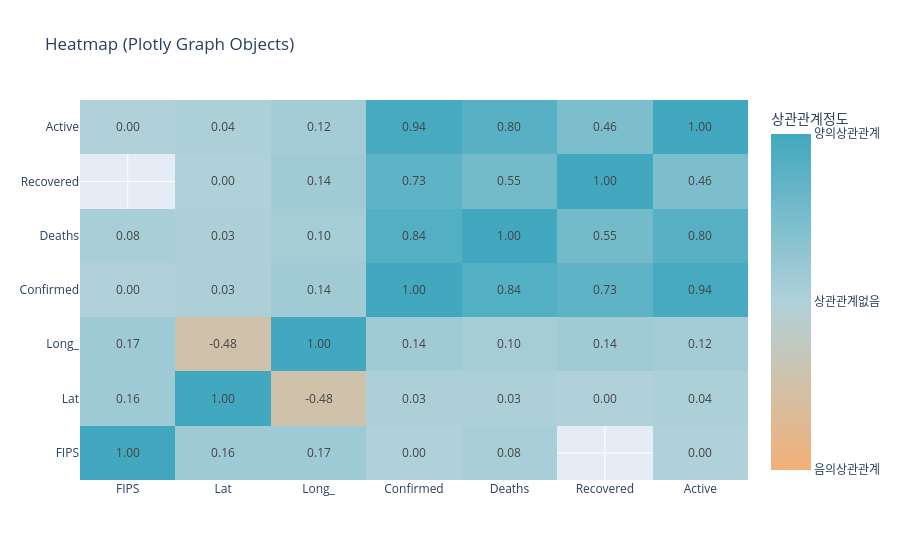

Notebook code cell kept with this figure:
### Code cell
import plotly.graph_objects as go

fig = go.Figure()

fig.add_trace(
    go.Heatmap(
        x=doc2.columns,
        y=doc2.index,
        z=doc2.values,
        colorscale=[(0, "#F2B077"), (0.5, "#B0D1D9"), (1, "#41A8BF")], # Viridis, Cividis, Plasma, Inferno, Magma, Rainbow, Jet, Picnic, Portland, Electric
        colorbar={
            "title": "상관관계정도",
            "thickness": 40,
            "tickvals":[-1, 0, 1],
            "ticktext":["음의상관관계", "상관관계없음", "양의상관관계"],
            "len": 1
        },
        zmin=-1,
        zmax=1,
        text=doc2.values,
        texttemplate="%{z:.2f}",
        hovertemplate="X: %{x}<br>Y: %{y}<br>Value: %{z:.2f}<extra>Custom Info</extra>"
    )
)

fig.update_layout(title="Heatmap (Plotly Graph Objects)")

fig.show()

### Figure 1 — Plotly figure (JSON) as saved in the notebook; plotly's stock layout.template omitted (floating-point values rounded to 4 significant figures)
{"data": [{"colorbar": {"len": 1, "thickness": 40, "ticktext": ["음의상관관계", "상관관계없음", "양의상관관계"], "tickvals": [-1, 0, 1], "title": {"text": "상관관계정도"}}, "colorscale": [[0, "#F2B077"], [0.5, "#B0D1D9"], [1, "#41A8BF"]], "hovertemplate": "X: %{x}<br>Y: %{y}<br>Value: %{z:.2f}<extra>Custom Info</extra>", "text": [[1, 0.1607, 0.1715, -0.0005036, 0.07647, null, 0.002718], [0.1607, 1, -0.4764, 0.02939, 0.02631, -0.002781, 0.03563], [0.1715, -0.4764, 1, 0.1411, 0.09692, 0.1419, 0.1197], [-0.0005036, 0.02939, 0.1411, 1, 0.8372, 0.7273, 0.9425], [0.07647, 0.02631, 0.09692, 0.8372, 1, 0.5469, 0.7965], [null, -0.002781, 0.1419, 0.7273, 0.5469, 1, 0.4625], [0.002718, 0.03563, 0.1197, 0.9425, 0.7965, 0.4625, 1]], "texttemplate": "%{z:.2f}", "type": "heatmap", "x": ["FIPS", "Lat", "Long_", "Confirmed", "Deaths", "Recovered", "Active"], "y": ["FIPS", "Lat", "Long_", "Confirmed", "Deaths", "Recovered", "Active"], "z": [[1, 0.1607, 0.1715, -0.0005036, 0.07647, null, 0.002718], [0.1607, 1, -0.4764, 0.02939, 0.02631, -0.002781, 0.03563], [0.1715, -0.4764, 1, 0.1411, 0.09692, 0.1419, 0.1197], [-0.0005036, 0.02939, 0.1411, 1, 0.8372, 0.7273, 0.9425], [0.07647, 0.02631, 0.09692, 0.8372, 1, 0.5469, 0.7965], [null, -0.002781, 0.1419, 0.7273, 0.5469, 1, 0.4625], [0.002718, 0.03563, 0.1197, 0.9425, 0.7965, 0.4625, 1]], "zmax": 1, "zmin": -1}], "layout": {"title": {"text": "Heatmap (Plotly Graph Objects)"}}}
